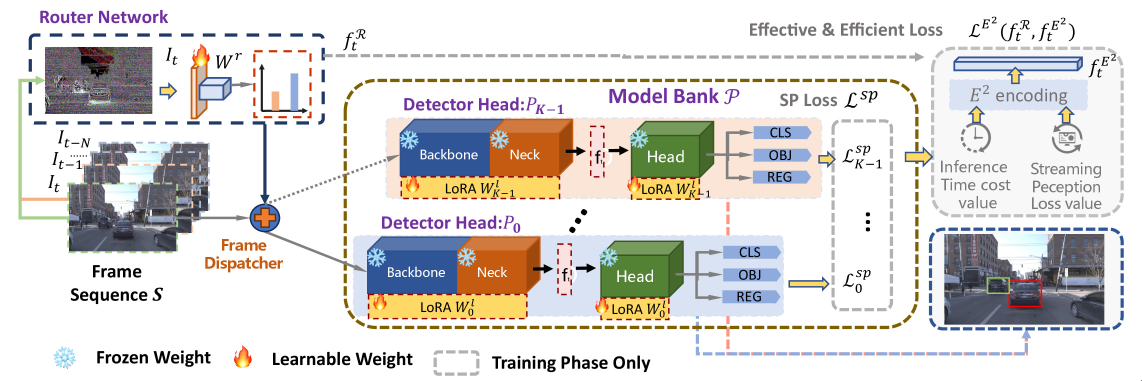
#> input picture imgs/framework.jpg, 3425 x 1142 px (shown at 1/3 size)
$ python -i data_augment_flip.py   (imports and definitions only)
#> lines starting #> are read from the running program, lines starting #| are printed output that depends on the picture
#> further down, picture is the input picture: shape (1142, 3425, 3); mean B, G, R 215.1, 217.3, 219.6
#!/usr/bin/env python3
# -*- coding:utf-8 -*-
# Copyright (c) Megvii, Inc. and its affiliates.
# Copyright (c) DAMO Academy, Alibaba Group and its affiliates.
"""
Data augmentation functionality. Passed as callable transformations to
Dataset classes.

The data augmentation procedures were interpreted from @weiliu89's SSD paper
http://arxiv.org/abs/1512.02325
"""

import cv2
import numpy as np
from yolox.utils import xyxy2cxcywh

import math
import random

def augment_hsv(img, hgain=0.015, sgain=0.7, vgain=0.4):
#> called with hgain = 0.015, sgain = 0.7, vgain = 0.4
    r = np.random.uniform(-1, 1, 3) * [hgain, sgain, vgain] + 1  # random gains
    hue, sat, val = cv2.split(cv2.cvtColor(img, cv2.COLOR_BGR2HSV))
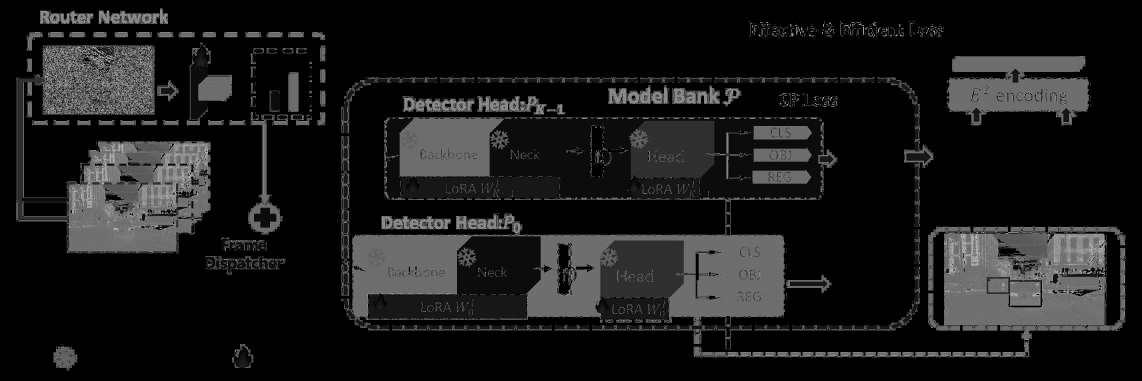
#> hue: shape (1142, 3425) (shown at 1/3 size); min 0, max 179, mean 26.4
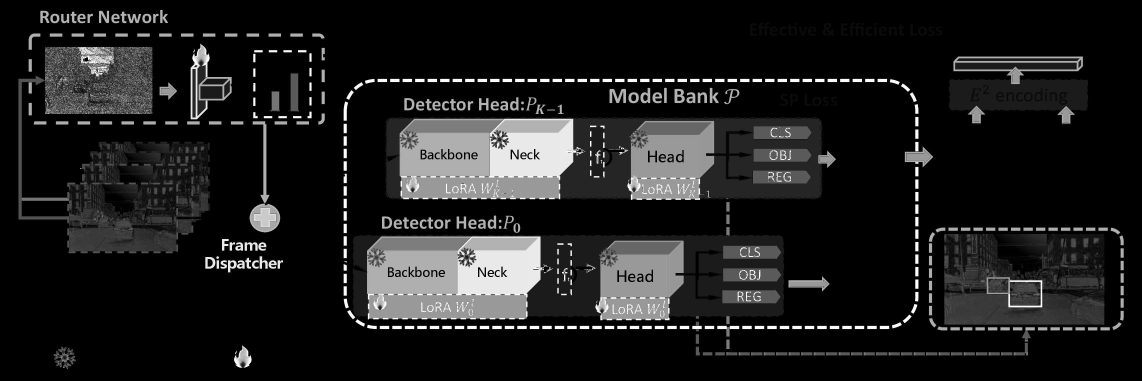
#> sat: shape (1142, 3425) (shown at 1/3 size); min 0, max 255, mean 29.9
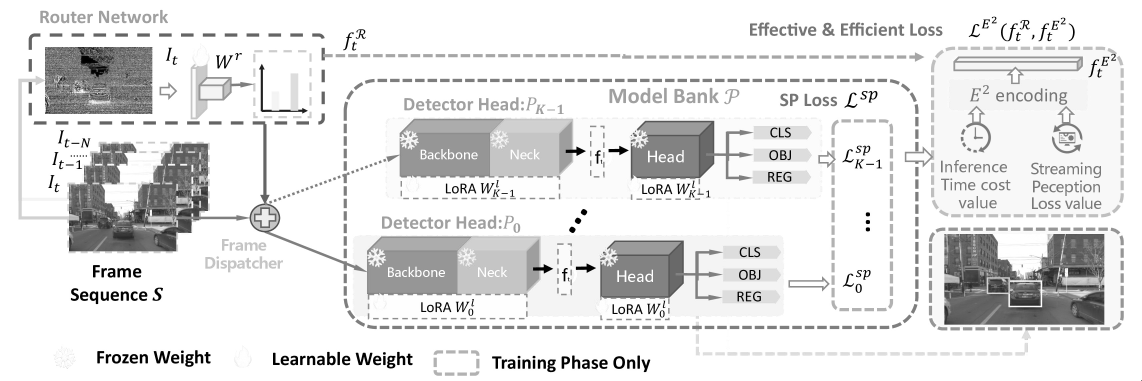
#> val: shape (1142, 3425) (shown at 1/3 size); min 0, max 255, mean 227.5
    dtype = img.dtype  # uint8

    x = np.arange(0, 256, dtype=np.int16)
    lut_hue = ((x * r[0]) % 180).astype(dtype)
    lut_sat = np.clip(x * r[1], 0, 255).astype(dtype)
#> lut_sat = 256 values from 0 to 255
    lut_val = np.clip(x * r[2], 0, 255).astype(dtype)
#> lut_val = 256 values from 0 to 255

    img_hsv = cv2.merge(
        (cv2.LUT(hue, lut_hue), cv2.LUT(sat, lut_sat), cv2.LUT(val, lut_val))
    ).astype(dtype)
#> img_hsv: shape (1142, 3425, 3); mean H, S, V 26.4, 36.9, 231.1
    cv2.cvtColor(img_hsv, cv2.COLOR_HSV2BGR, dst=img)  # no return needed
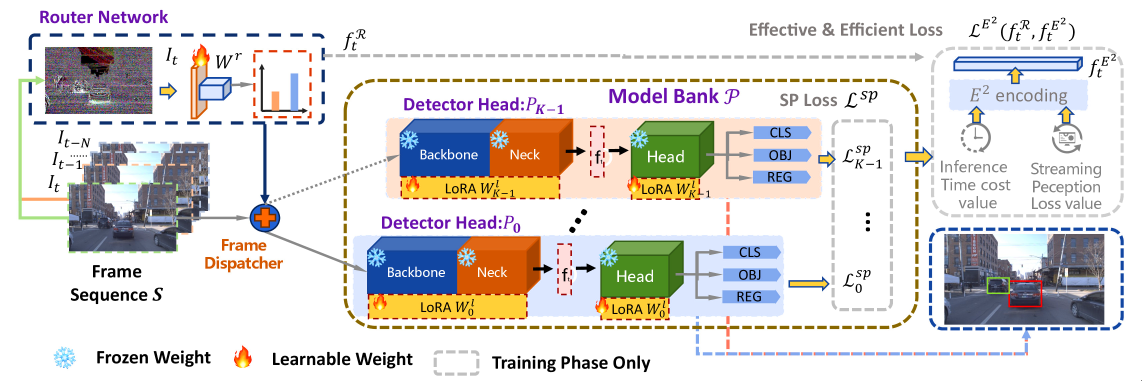
#> img: shape (1142, 3425, 3) (shown at 1/3 size); mean B, G, R 215.2, 217.5, 220.1


# [27 lines left out: functions _mirror, preproc, not called in this run]


class TrainTransform:
    # [54 lines left out: functions __init__, __call__, not called in this run]


class DoubleTrainTransform:
    # [10 lines left out: functions __init__, __call__, not called in this run]


class DoubleTrainTransformDil:
    # [13 lines left out: functions __init__, __call__, not called in this run]


class TripleTrainTransform:
    # [13 lines left out: functions __init__, __call__, not called in this run]


class LongShortTrainTransform:
    # [30 lines left out: functions __init__, __call__, not called in this run]

class LongShortTrainTransformDil:
    # [33 lines left out: functions __init__, __call__, not called in this run]

class LongShortTrainNTaretTransform:
    """
        Refer to LongShortTrainTransform, targets has three elements: (target, support_target, ntarget)
    """
    # [32 lines left out: functions __init__, __call__, not called in this run]


class ValTransform:
    """
    Defines the transformations that should be applied to test PIL image
    for input into the network

    dimension -> tensorize -> color adj

    Arguments:
        resize (int): input dimension to SSD
        rgb_means ((int,int,int)): average RGB of the dataset
            (104,117,123)
        swap ((int,int,int)): final order of channels

    Returns:
        transform (transform) : callable transform to be applied to test/val
        data
    """

    def __init__(self, swap=(2, 0, 1)):
        self.swap = swap

    # assume input is cv2 img for now
    def __call__(self, img, res, input_size):
        img, _ = preproc(img, input_size, self.swap)
        return img, np.zeros((1, 5))


class DoubleValTransform:
    def __init__(self, swap=(2, 0, 1)):
        self.trasform1 = ValTransform(swap=swap)
        self.trasform2 = ValTransform(swap=swap)

    # [4 lines left out: function __call__, not called in this run]


class DoubleValTransformDil:
    # [10 lines left out: functions __init__, __call__, not called in this run]


class TripleValTransform:
    # [11 lines left out: functions __init__, __call__, not called in this run]


class LongShortValTransform:
    # [26 lines left out: functions __init__, __call__, not called in this run]

class LongShortValNTargetTransform:
    # [28 lines left out: functions __init__, __call__, not called in this run]

>>> import cv2
>>> picture = cv2.imread('../../imgs/framework.jpg')
>>> result = augment_hsv(picture)
